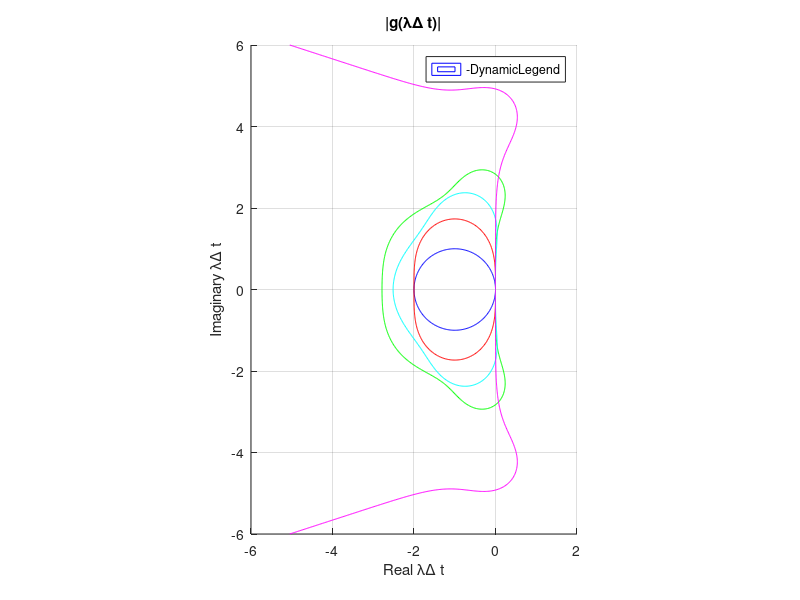

This figure's MATLAB source:
close all
clear
clc

%% Description
% Plots stability regions of various ODE time-integration schemes
%
%% Grid
% Specify x range and number of points
x0 = -6;
x1 =  2;
Nx = 401;
% Specify y range and number of points
y0 = -6;
y1 =  6;
Ny = 601;
% Construct mesh
xv    = linspace(x0,x1,Nx);
yv    = linspace(y0,y1,Ny);
[x,y] = meshgrid(xv,yv);
% Calculate z
z = x + 1i*y;

%% Time-scheme growth factor magnitudes
EF = @(z) abs(1 + z); % 1st order Euler
RK2 = @(z) abs(1 + z + 1/2*z.^2); % 2nd order Runge-Kutta
RK4 = @(z) abs(1 + z + 1/2*z.^2 + 1/6*z.^3 + 1/24*z.^4); % 4th order Runge-Kutta
SSP_RK3_3 = @(z) abs(1 + z + 1/2*z.^2 + 1/6*z.^3); % 3rd order, 3 stage, SSP Runge-Kutta
SSP_RK4_10 = @(z) abs(z.^10/251942400 + z.^9/4199040 + z.^8/155520 + z.^7/9720 + (7*z.^6)/6480 + (17*z.^5)/2160 + z.^4/24 + z.^3/6 + z.^2/2 + z + 1);

SCHEMES = {EF RK2 RK4 SSP_RK3_3 SSP_RK4_10};
NAMES = {'Euler' 'RK2' 'RK4' 'SSP RK3(3)' 'SSP RK4(10)'};
COLORS = {'b','r','g','c','m','y'};

%% Stability contours
figure(1)
hold on
for i = 1:numel(SCHEMES)
contour(x,y,SCHEMES{i}(z),[1 1],COLORS{i},'DisplayName',NAMES{i});
end
hold off
axis([x0,x1,y0,y1]);
axis('equal');
xlabel('Real \lambda\Delta t');
ylabel('Imaginary \lambda\Delta t');
title('|g(\lambda\Delta t)|')
grid on;
legend('-DynamicLegend','Location','Best');